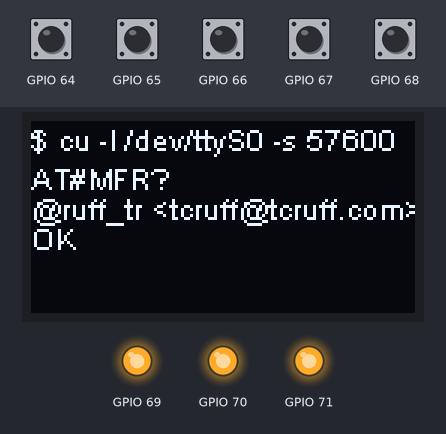
Bench run of a sketch on a simulated ESP8266 (NodeMCU). Shown: 128×64 one-colour display, output pins drawn as LEDs (lit = HIGH). Inputs (shaded band) come from the test bench; at power-on: GPIO 64–68 HIGH. WiFi joins after 1.5 s; servers stay silent unless stated; what the sketch prints to the serial monitor is not drawn.

Above: at 0.1 s.
At 0.6 s:
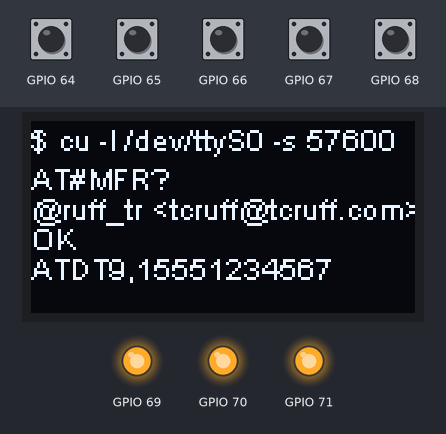
At 2.9 s:
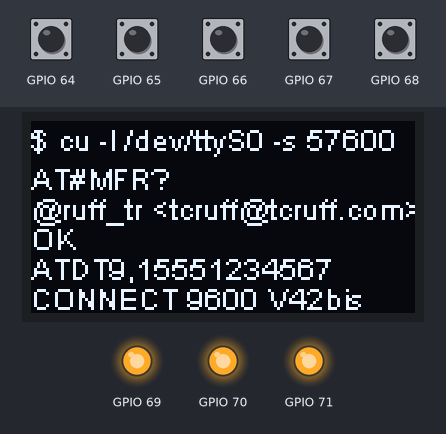
3.0 s: GPIO 64 pulled LOW for 0.15 s
4.6 s: GPIO 65 pulled LOW for 0.15 s
6.2 s: GPIO 66 pulled LOW for 0.15 s
7.8 s: GPIO 67 pulled LOW for 0.15 s
9.4 s: GPIO 68 pulled LOW for 0.15 s
Timing chart, 0 to 12.0 s (numbered marks = the images above; inputs shaded):
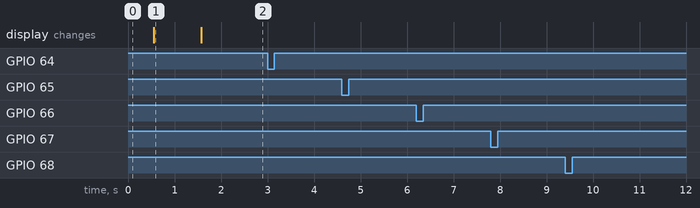

The sketch:

SkydogCon6Badge.ino
```cpp
#include <ESP8266WiFi.h>
#include <DNSServer.h>            //Local DNS Server used for redirecting all requests to the configuration portal
#include <ESP8266WebServer.h>     //Local WebServer used to serve the configuration portal
#include <WiFiManager.h>          //https://github.com/tzapu/WiFiManager WiFi Configuration Magic
#include <WiFiClient.h>

#include "SH1106.h"
#include "Adafruit_MCP23008.h"
#include "ESP.h"

/* Code written by Redvers Davies and Tom Ruff for SkydogCon 6
 *
 */

ADC_MODE(ADC_VCC);

SH1106 display(0x3c, 5,4);
Adafruit_MCP23008 mcp;

WiFiManager wifiManager;

const char* ssid  = "SkydogCon6"; /*Put your SSID here*/
const char* password = "ThankYouToTrustedSec"; /*Put your WiFi password here*/

int loopMe = 0;

IPAddress server(192,168,0,24); /* Put your server ip address here */

  int bu = 0;
  int bd = 0;
  int bl = 0;
  int br = 0;
  int bp = 0;

byte packetBuffer[2000];

WiFiUDP UdpOut;
WiFiClient client;

unsigned int localPort = 2390;

void setup()
{
  mcp.begin();
  mcp.pinMode(0, INPUT);
  mcp.pullUp(0, LOW);
  mcp.pinMode(1, INPUT);
  mcp.pullUp(1, LOW);
  mcp.pinMode(2, INPUT);
  mcp.pullUp(2, LOW);
  mcp.pinMode(3, INPUT);
  mcp.pullUp(3, LOW);
  mcp.pinMode(4, INPUT);
  mcp.pullUp(4, LOW);

  mcp.pinMode(5, OUTPUT);
  mcp.pinMode(6, OUTPUT);
  mcp.pinMode(7, OUTPUT);

  mcp.digitalWrite(5, HIGH);
  mcp.digitalWrite(6, HIGH);
  mcp.digitalWrite(7, HIGH);

UdpOut.begin(localPort);

  Serial.begin(115200);
  while (!Serial);             // Leonardo: wait for serial monitor
  display.init();
  display.flipScreenVertically();
  display.setFont(ArialMT_Plain_10);


  Serial.print("Connecting to ");
  Serial.println(ssid);

  //display.clear();
  display.drawString(0,0,"$ cu -l /dev/ttyS0 -s 57600");
  display.drawString(0,13,"AT#MFR?");
  display.display();

  // Turn off local access point
  wifi_set_opmode(0x1);
  WiFi.begin(ssid, password);


  int id = ESP.getChipId();
  char message[50];
  sprintf(message, "ATDT9,1555%d", id);
  display.drawString(0,23, "@ruff_tr <tcruff@tcruff.com>");
  display.drawString(0,33, "OK");
  display.display();
  delay(500);
  display.drawString(0,43, message);
  display.display();
  while(WiFi.status() != WL_CONNECTED) {
    delay(100);
    Serial.print(".");
  }

  display.drawString(0,53, "CONNECT 9600 V42bis");
  display.display();
  Serial.println(WiFi.localIP());

  if (client.connect(server, 12345)) {
    Serial.println("Connected to evil.red");
    client.setNoDelay(true);
    int id = ESP.getChipId();
    char message[50];
    sprintf(message, "%010d%s", id, "COLDBOOT");
    client.write_P(message, 18);
  }
}

void loop() {
  float volt = 0.00f;

  int sizeBuf = client.available();

  if (sizeBuf >= 1023) {
    Serial.print(sizeBuf);
    Serial.println(" bytes in buffer waiting for me!");

    client.read(packetBuffer, 1);
    client.read(packetBuffer, 1024);
    const char *image = reinterpret_cast<const char*>(packetBuffer);

    display.clear();
    display.drawXbm(0,0,128,64, image);
    display.display();
    memset(packetBuffer,128,2000);
  }

  delay(100);
  loopMe++;

  if (loopMe > 20)
  {
    char pmessage[50];
    sprintf(pmessage, "%s%d", "BATT", ESP.getVcc());
    sendPacket(pmessage);

    // Uncomment me if you want to send the Wifi strength back to the server
    // but can take several hundred milliseconds if there is lots of SSIDs around
    //sprintf(pmessage, "%s%d", "RSS", WiFi.RSSI());
    //sendPacket(pmessage);

    loopMe = 0;
  }
  if (!client.connected())
  {
    client.stop();
    client.connect(server, 12345);
  }
  if (loopMe == 100)
  {
    ESP.restart();
  }

  if ((mcp.digitalRead(0) == 1) && (bp == 0)) {
      Serial.println("P down");
      sendPacket("PD");
      bp = 1;
  }
  if ((mcp.digitalRead(0) == 0) && (bp == 1)) {
      Serial.println("P up");
      sendPacket("PU");
      bp = 0;
  }
  if ((mcp.digitalRead(1) == 1) && (bu == 0)) {
      Serial.println("U down");
      sendPacket("UD");
      bu = 1;
  }
  if ((mcp.digitalRead(1) == 0) && (bu == 1)) {
      Serial.println("U up");
      sendPacket("UU");
      bu = 0;
  }
  if ((mcp.digitalRead(3) == 1) && (bd == 0)) {
      Serial.println("D down");
      sendPacket("DD");
      bd = 1;
  }
  if ((mcp.digitalRead(3) == 0) && (bd == 1)) {
      Serial.println("D up");
      sendPacket("DU");
      bd = 0;
  }
  if ((mcp.digitalRead(2) == 1) && (bl == 0)) {
      Serial.println("L down");
      sendPacket("LD");
      bl = 1;
  }
  if ((mcp.digitalRead(2) == 0) && (bl == 1)) {
      Serial.println("L up");
      sendPacket("LU");
      bl = 0;
  }
  if ((mcp.digitalRead(4) == 1) && (br == 0)) {
      Serial.println("R down");
      sendPacket("RD");
      br = 1;
  }
  if ((mcp.digitalRead(4) == 0) && (br == 1)) {
      Serial.println("R up");
      sendPacket("RU");
      br = 0;
  }

}

void sendPacket(const char *data) {

  int id = ESP.getChipId();
  char message[50];
  sprintf(message, "%010d%s", id, data);
  client.write_P(message, 18);
}
```

Measured:
- after the input at 3.0 s, every drawn part: stays the same
- after the input at 4.6 s, every drawn part: stays the same
- after the input at 6.2 s, every drawn part: stays the same
- after the input at 7.8 s, every drawn part: stays the same
- after the input at 9.4 s, every drawn part: stays the same
- what the display in image 1 shows lasts 1.0 s, from 0.6 s to 1.6 s
